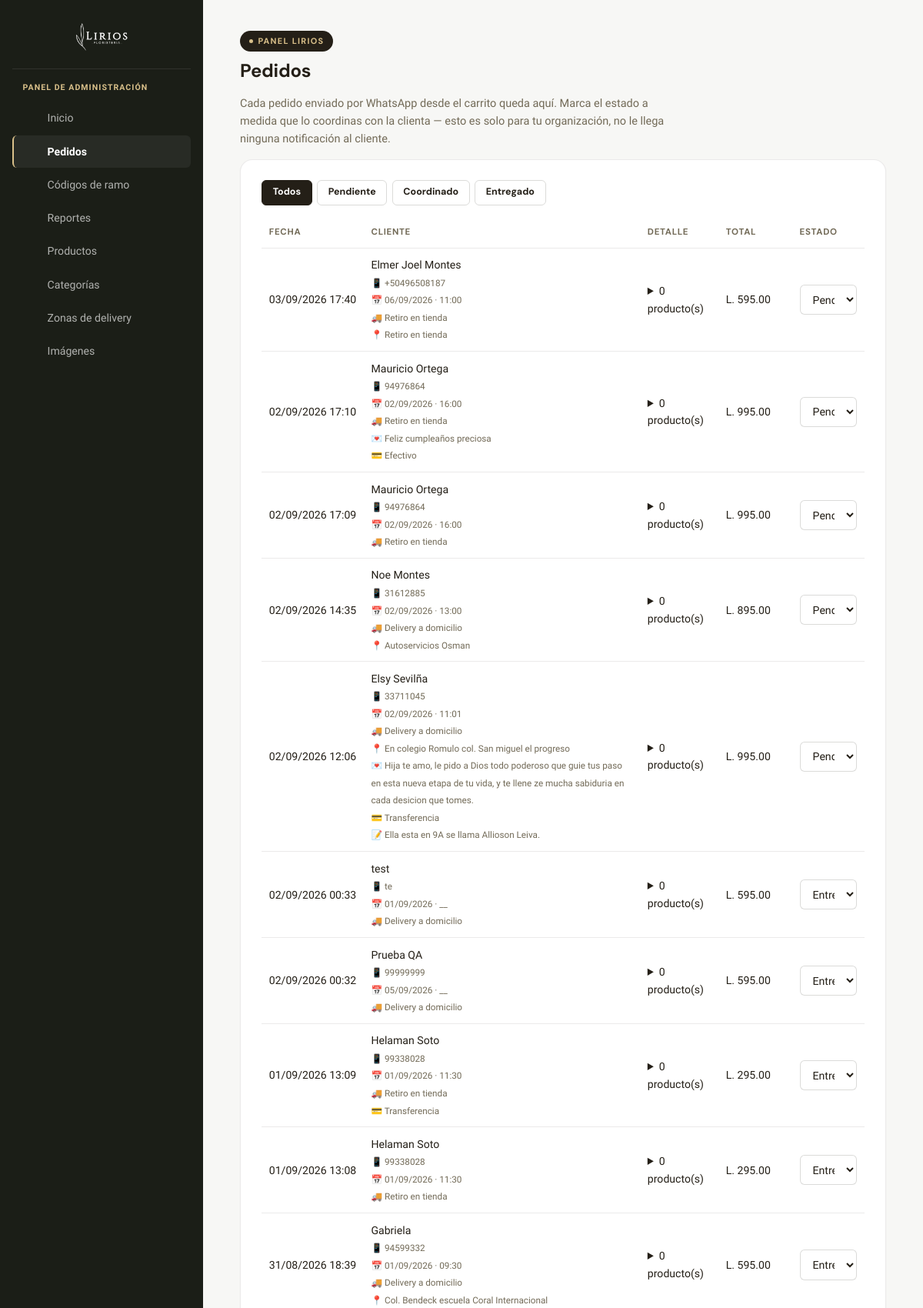
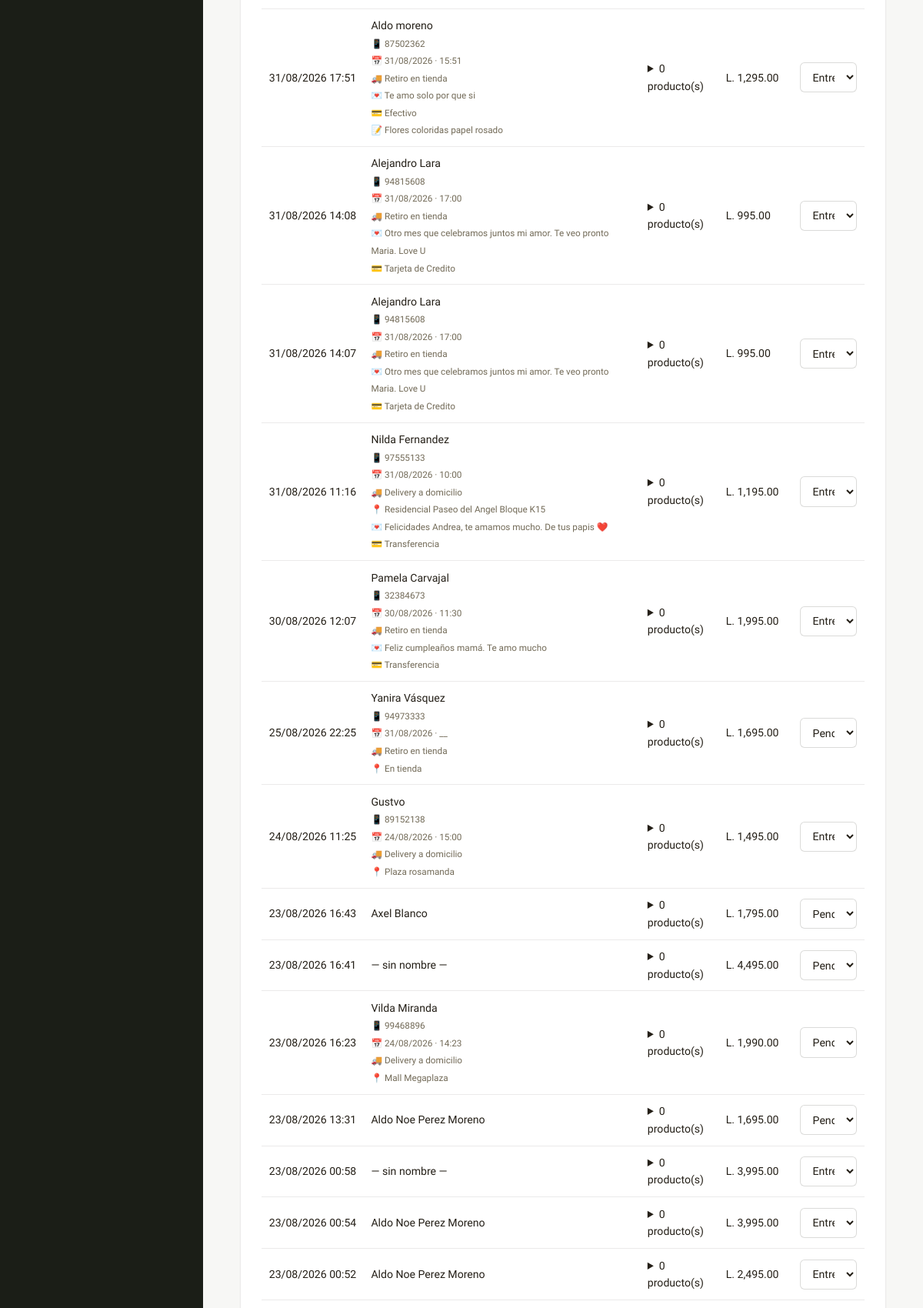
The app's page /admin/pedidos.php (signed in, upper part) with its own data (2 pictures, top to bottom).
### tables this page shows
CREATE TABLE pedidos (
  id                   INT AUTO_INCREMENT PRIMARY KEY,
  cliente_nombre       VARCHAR(150) DEFAULT NULL,
  telefono             VARCHAR(30) DEFAULT NULL,
  fecha_entrega        DATE DEFAULT NULL,
  hora_entrega         VARCHAR(20) DEFAULT NULL,
  tipo_entrega         VARCHAR(40) DEFAULT NULL,
  direccion            VARCHAR(300) DEFAULT NULL,
  zona_delivery_id     INT DEFAULT NULL,
  zona_delivery_nombre VARCHAR(100) DEFAULT NULL,  
  costo_delivery       DECIMAL(10,2) NOT NULL DEFAULT 0,
  dedicatoria          VARCHAR(300) DEFAULT NULL,
  forma_pago           VARCHAR(100) DEFAULT NULL,
  nota                 VARCHAR(500) DEFAULT NULL,
  ip                   VARCHAR(45) DEFAULT NULL,
  estado               ENUM('pendiente','coordinado','entregado') NOT NULL DEFAULT 'pendiente',
  total                DECIMAL(10,2) NOT NULL,
  creado_en            DATETIME NOT NULL DEFAULT CURRENT_TIMESTAMP,
  FOREIGN KEY (zona_delivery_id) REFERENCES zonas_delivery(id) ON DELETE SET NULL
);

### admin/includes/functions.php (called while the page is built, shortened)
<?php
function e(?string $texto): string
{
    return htmlspecialchars((string) $texto, ENT_QUOTES, 'UTF-8');
}

### config/db.php (called while the page is built, shortened)
<?php
function db(): PDO
{
    static $pdo = null;
    if ($pdo === null) {
        try {
            $pdo = new PDO(
                'mysql:host=' . DB_HOST . ';dbname=' . DB_NAME . ';charset=utf8mb4',
                DB_USER,
                DB_PASS,
                [
                    PDO::ATTR_ERRMODE => PDO::ERRMODE_EXCEPTION,
                    PDO::ATTR_DEFAULT_FETCH_MODE => PDO::FETCH_ASSOC,
                    PDO::ATTR_EMULATE_PREPARES => false,
                ]
            );
        } catch (PDOException $e) {
            error_log('[lirios] No se pudo conectar a la base de datos: ' . $e->getMessage());
            fallar_conexion_bd();
        }
    }
    return $pdo;
}

### admin/pedidos.php (the view, shortened to what this page needs)
<?php
require_once __DIR__ . '/includes/functions.php';
require_once __DIR__ . '/includes/layout.php';
$estadoFiltro = $_GET['estado'] ?? '';
$sql = 'SELECT * FROM pedidos WHERE 1=1';
$params = [];
$sql .= ' ORDER BY creado_en DESC LIMIT 200';
$stmt = db()->prepare($sql);
$stmt->execute($params);
$pedidos = $stmt->fetchAll();
$itemsPorPedido = [];
?>
<p class="intro">Cada pedido enviado por WhatsApp desde el carrito queda aquí. Marca el estado a medida que lo coordinas con la clienta — esto es solo para tu organización, no le llega ninguna notificación al cliente.</p>
<div class="panel">
  <div class="acciones-fila" style="margin-bottom:1rem;">
    <a class="btn mini <?= $estadoFiltro === '' ? '' : 'secundario' ?>" href="pedidos.php">Todos</a>
    <?php foreach (ESTADOS as $clave => $etiqueta): ?>
      <a class="btn mini <?= $estadoFiltro === $clave ? '' : 'secundario' ?>" href="pedidos.php?estado=<?= e($clave) ?>"><?= e($etiqueta) ?></a>
    <?php endforeach; ?>
  </div>
  <?php if (!$pedidos): ?>
    <p>No hay pedidos<?= $estadoFiltro ? ' con estado «' . e(ESTADOS[$estadoFiltro]) . '»' : '' ?> todavía.</p>
  <?php else: ?>
    <div class="tabla-scroll">
      <table class="tabla">
        <thead>
          <tr><th>Fecha</th><th>Cliente</th><th>Detalle</th><th>Total</th><th>Estado</th></tr>
        </thead>
        <tbody>
          <?php foreach ($pedidos as $p): $fid = 'ped-' . $p['id']; ?>
            <tr>
              <td style="white-space:nowrap"><?= e(date('d/m/Y H:i', strtotime($p['creado_en']))) ?></td>
              <td>
                <?= e($p['cliente_nombre'] ?: '— sin nombre —') ?>
                <?php if ($p['telefono']): ?><br><small class="muted">📱 <?= e($p['telefono']) ?></small><?php endif; ?>
                <?php if ($p['fecha_entrega'] || $p['hora_entrega']): ?>
                  <br><small class="muted">📅 <?= $p['fecha_entrega'] ? e(date('d/m/Y', strtotime($p['fecha_entrega']))) : '__' ?> · <?= e($p['hora_entrega'] ?: '__') ?></small>
                <?php endif; ?>
                <?php if ($p['tipo_entrega']): ?><br><small class="muted">🚚 <?= e($p['tipo_entrega']) ?></small><?php endif; ?>
                <?php if ($p['direccion']): ?><br><small class="muted">📍 <?= e($p['direccion']) ?></small><?php endif; ?>
                <?php if ($p['dedicatoria']): ?><br><small class="muted">💌 <?= e($p['dedicatoria']) ?></small><?php endif; ?>
                <?php if ($p['forma_pago']): ?><br><small class="muted">💳 <?= e($p['forma_pago']) ?></small><?php endif; ?>
                <?php if ($p['nota']): ?><br><small class="muted">📝 <?= e($p['nota']) ?></small><?php endif; ?>
              </td>
              <td>
                <details>
                  <summary><?= count($itemsPorPedido[$p['id']] ?? []) ?> producto(s)</summary>
                </details>
              </td>
              <td style="white-space:nowrap">L. <?= number_format((float) $p['total'], 2) ?></td>
              <td>
                <select name="estado" form="<?= e($fid) ?>" onchange="this.form.requestSubmit()">
                  <?php foreach (ESTADOS as $clave => $etiqueta): ?>
                    <option value="<?= e($clave) ?>" <?= $p['estado'] === $clave ? 'selected' : '' ?>><?= e($etiqueta) ?></option>
                  <?php endforeach; ?>
                </select>
              </td>
            </tr>
          <?php endforeach; ?>
        </tbody>
      </table>
    </div>
  <?php endif; ?>
</div>

### css/admin.css (style rules this page uses)
:root { --mostaza: #B8933E; --mostaza-dark: #8F6F2C; --mostaza-light: #D9C08A; --crema: #FFFFFF; --crema-suave: #F6F6F4; --carbon: #241F17; --gris-calido: #726A57; --blanco: #FFFFFF; --error: #9C3630; --gold-shine: linear-gradient(135deg, #F1E1B0 0%, #D4B268 24%, #B8933E 50%, #8F6F2C 68%, #D4B268 86%, #F1E1B0 100%); --gold-brushed: repeating-linear-gradient(115deg, rgba(255, 255, 255, 0.32) 0px, rgba(255, 255, 255, 0.32) 1px, transparent 1px, transparent 4px); --fondo: #F7F7F5; --superficie: var(--blanco); --texto: var(--carbon); --texto-secundario: var(--gris-calido); --texto-terciario: #A9AFA1; --borde-sutil: rgba(36, 31, 23, 0.09); --borde-fuerte: rgba(36, 31, 23, 0.16); --sidebar-bg: #1B1E17; --sidebar-bg-hover: rgba(255, 255, 255, 0.06); --sidebar-texto: rgba(255, 255, 255, 0.66); --sidebar-texto-activo: var(--crema); --sidebar-borde: rgba(255, 255, 255, 0.09); --exito-bg: #EAF2E9; --exito-texto: #2E5A32; --exito-borde: #CBE0C8; --error-bg: #FBEAE8; --error-borde: #F0C7C2; --radius-sm: 6px; --radius: 10px; --radius-lg: 16px; --sombra-sutil: 0 1px 2px rgba(36, 31, 23, 0.04); --sombra: 0 6px 20px rgba(36, 31, 23, 0.07); --sidebar-w: 264px; --font-display: "DM Sans", system-ui, -apple-system, sans-serif; --font-body: "Arimo", "Helvetica Neue", Arial, sans-serif; }
* { box-sizing: border-box; }
body { margin: 0; font-family: var(--font-body); font-size: 14.5px; line-height: 1.6; color: var(--texto); background-color: var(--fondo); -webkit-font-smoothing: antialiased; }
a { color: var(--mostaza-dark); }
small, .muted { color: var(--texto-secundario); }
.admin-shell { min-height: 100vh; }
.admin-content > p.intro { color: var(--texto-secundario); max-width: 68ch; margin-top: -0.4rem; }
.panel { background-color: var(--superficie); border: 1px solid var(--borde-sutil); border-radius: var(--radius-lg); box-shadow: var(--sombra-sutil); padding: 1.6rem 1.7rem; margin-bottom: 1.5rem; }
.tabla { width: 100%; border-collapse: collapse; font-size: 0.88rem; }
.tabla th, .tabla td { text-align: left; padding: 0.65rem 0.6rem; border-bottom: 1px solid var(--borde-sutil); vertical-align: middle; }
.tabla th { font-family: var(--font-display); font-size: 0.72rem; font-weight: 700; text-transform: uppercase; letter-spacing: 0.06em; color: var(--texto-secundario); }
.tabla-scroll { overflow-x: auto; }
input[type="text"], input[type="number"], input[type="password"], input[type="file"], select, textarea { width: 100%; padding: 0.6rem 0.75rem; border: 1px solid var(--borde-fuerte); border-radius: var(--radius-sm); font: inherit; color: var(--texto); background-color: var(--superficie); }
.btn { display: inline-flex; align-items: center; gap: 0.45rem; padding: 0.6rem 1.3rem; border-radius: var(--radius-sm); border: 1px solid var(--carbon); background-color: var(--carbon); color: var(--crema); font-family: var(--font-display); font-weight: 700; font-size: 0.86rem; cursor: pointer; text-decoration: none; transition: background-color 0.12s ease, border-color 0.12s ease, transform 0.08s ease; }
.btn.secundario { background-color: transparent; border-color: var(--borde-fuerte); color: var(--carbon); }
.btn.mini { padding: 0.35rem 0.85rem; font-size: 0.78rem; }
.acciones-fila { display: flex; gap: 0.4rem; flex-wrap: wrap; }

### records on screen
pedidos: creado_en "03/09/2026 17:40", cliente_nombre "Elmer Joel Montes", telefono "+50496508187", fecha_entrega "06/09/2026", hora_entrega "11:00", tipo_entrega "Retiro en tienda", direccion "Retiro en tienda", id "0", total "595.00", estado "Pendiente"
pedidos: creado_en "02/09/2026 17:10", cliente_nombre "Mauricio Ortega", telefono "94976864", fecha_entrega "02/09/2026", hora_entrega "16:00", tipo_entrega "Retiro en tienda", dedicatoria "Feliz cumpleaños preciosa", forma_pago "Efectivo", id "0", total "995.00", estado "Pendiente"
pedidos: creado_en "02/09/2026 17:09", cliente_nombre "Mauricio Ortega", telefono "94976864", fecha_entrega "02/09/2026", hora_entrega "16:00", tipo_entrega "Retiro en tienda", id "0", total "995.00", estado "Pendiente"
pedidos: creado_en "02/09/2026 14:35", cliente_nombre "Noe Montes", telefono "31612885", fecha_entrega "02/09/2026", hora_entrega "13:00", tipo_entrega "Delivery a domicilio", direccion "Autoservicios Osman", id "0", total "895.00", estado "Pendiente"
pedidos: creado_en "02/09/2026 12:06", cliente_nombre "Elsy Sevilña", telefono "33711045", fecha_entrega "02/09/2026", hora_entrega "11:01", tipo_entrega "Delivery a domicilio", direccion "En colegio Romulo col. San miguel el progreso", dedicatoria "Hija te amo, le pido a Dios todo poderoso que guie tus paso en esta nueva etapa de tu vida, y te llene ze mucha sabiduria en cada desicion que tomes.", forma_pago "Transferencia", nota "Ella esta en 9A se llama Allioson Leiva.", id "0", total "995.00", estado "Pendiente"
pedidos: creado_en "02/09/2026 00:33", cliente_nombre "test", telefono "te", fecha_entrega "01/09/2026", hora_entrega "__", tipo_entrega "Delivery a domicilio", id "0", total "595.00", estado "Entregado"
pedidos: creado_en "02/09/2026 00:32", cliente_nombre "Prueba QA", telefono "99999999", fecha_entrega "05/09/2026", hora_entrega "__", tipo_entrega "Delivery a domicilio", id "0", total "595.00", estado "Entregado"
pedidos: creado_en "01/09/2026 13:09", cliente_nombre "Helaman Soto", telefono "99338028", fecha_entrega "01/09/2026", hora_entrega "11:30", tipo_entrega "Retiro en tienda", forma_pago "Transferencia", id "0", total "295.00", estado "Entregado"
pedidos: creado_en "01/09/2026 13:08", cliente_nombre "Helaman Soto", telefono "99338028", fecha_entrega "01/09/2026", hora_entrega "11:30", tipo_entrega "Retiro en tienda", id "0", total "295.00", estado "Entregado"
pedidos: creado_en "31/08/2026 18:39", cliente_nombre "Gabriela", telefono "94599332", fecha_entrega "01/09/2026", hora_entrega "09:30", tipo_entrega "Delivery a domicilio", direccion "Col. Bendeck escuela Coral Internacional", id "0", total "595.00", estado "Entregado"
pedidos: creado_en "31/08/2026 17:51", cliente_nombre "Aldo moreno", telefono "87502362", fecha_entrega "31/08/2026", hora_entrega "15:51", tipo_entrega "Retiro en tienda", dedicatoria "Te amo solo por que si", forma_pago "Efectivo", nota "Flores coloridas papel rosado", id "0", total "1,295.00", estado "Entregado"
pedidos: creado_en "31/08/2026 14:08", cliente_nombre "Alejandro Lara", telefono "94815608", fecha_entrega "31/08/2026", hora_entrega "17:00", tipo_entrega "Retiro en tienda", dedicatoria "Otro mes que celebramos juntos mi amor. Te veo pronto Maria. Love U", forma_pago "Tarjeta de Credito", id "0", total "995.00", estado "Entregado"
pedidos: creado_en "31/08/2026 14:07", cliente_nombre "Alejandro Lara", telefono "94815608", fecha_entrega "31/08/2026", hora_entrega "17:00", tipo_entrega "Retiro en tienda", dedicatoria "Otro mes que celebramos juntos mi amor. Te veo pronto Maria. Love U", forma_pago "Tarjeta de Credito", id "0", total "995.00", estado "Entregado"
pedidos: creado_en "31/08/2026 11:16", cliente_nombre "Nilda Fernandez", telefono "97555133", fecha_entrega "31/08/2026", hora_entrega "10:00", tipo_entrega "Delivery a domicilio", direccion "Residencial Paseo del Angel Bloque K15", dedicatoria "Felicidades Andrea, te amamos mucho. De tus papis ❤️", forma_pago "Transferencia", id "0", total "1,195.00", estado "Entregado"
pedidos: creado_en "30/08/2026 12:07", cliente_nombre "Pamela Carvajal", telefono "32384673", fecha_entrega "30/08/2026", hora_entrega "11:30", tipo_entrega "Retiro en tienda", dedicatoria "Feliz cumpleaños mamá. Te amo mucho", forma_pago "Transferencia", id "0", total "1,995.00", estado "Entregado"
pedidos: creado_en "25/08/2026 22:25", cliente_nombre "Yanira Vásquez", telefono "94973333", fecha_entrega "31/08/2026", hora_entrega "__", tipo_entrega "Retiro en tienda", direccion "En tienda", id "0", total "1,695.00", estado "Pendiente"
pedidos: creado_en "24/08/2026 11:25", cliente_nombre "Gustvo", telefono "89152138", fecha_entrega "24/08/2026", hora_entrega "15:00", tipo_entrega "Delivery a domicilio", direccion "Plaza rosamanda", id "0", total "1,495.00", estado "Entregado"
pedidos: creado_en "23/08/2026 16:43", cliente_nombre "Axel Blanco", id "0", total "1,795.00", estado "Pendiente"
pedidos: creado_en "23/08/2026 16:41", cliente_nombre "— sin nombre —", id "0", total "4,495.00", estado "Pendiente"
pedidos: creado_en "23/08/2026 16:23", cliente_nombre "Vilda Miranda", telefono "99468896", fecha_entrega "24/08/2026", hora_entrega "14:23", tipo_entrega "Delivery a domicilio", direccion "Mall Megaplaza", id "0", total "1,990.00", estado "Pendiente"
pedidos: creado_en "23/08/2026 13:31", cliente_nombre "Aldo Noe Perez Moreno", id "0", total "1,695.00", estado "Pendiente"
pedidos: creado_en "23/08/2026 00:58", cliente_nombre "— sin nombre —", id "0", total "3,995.00", estado "Entregado"
pedidos: creado_en "23/08/2026 00:54", cliente_nombre "Aldo Noe Perez Moreno", id "0", total "3,995.00", estado "Entregado"
pedidos: creado_en "23/08/2026 00:52", cliente_nombre "Aldo Noe Perez Moreno", id "0", total "2,495.00", estado "Entregado"

### other values on screen
$nombre "Inicio"
$nombre "Pedidos"
$nombre "Códigos de ramo"
$nombre "Reportes"
$nombre "Productos"
$nombre "Categorías"
$nombre "Zonas de delivery"
$nombre "Imágenes"
$titulo "Pedidos"
$etiqueta "Pendiente"
$etiqueta "Coordinado"
$etiqueta "Entregado"
